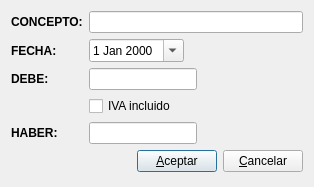
<ui version="4.0" >
 <class>editapaseconci</class>
 <widget class="QDialog" name="editapaseconci" >
  <property name="geometry" >
   <rect>
    <x>0</x>
    <y>0</y>
    <width>314</width>
    <height>187</height>
   </rect>
  </property>
  <property name="windowTitle" >
   <string>Editar pase cuenta</string>
  </property>
  <layout class="QGridLayout" name="gridLayout" >
   <item row="0" column="0" >
    <widget class="QLabel" name="label_2" >
     <property name="font" >
      <font>
       <weight>75</weight>
       <bold>true</bold>
      </font>
     </property>
     <property name="text" >
      <string>CONCEPTO:</string>
     </property>
    </widget>
   </item>
   <item row="0" column="1" >
    <widget class="QLineEdit" name="descripcionlineEdit" >
     <property name="sizePolicy" >
      <sizepolicy vsizetype="Maximum" hsizetype="Expanding" >
       <horstretch>0</horstretch>
       <verstretch>0</verstretch>
      </sizepolicy>
     </property>
     <property name="readOnly" >
      <bool>true</bool>
     </property>
    </widget>
   </item>
   <item row="1" column="0" >
    <widget class="QLabel" name="label" >
     <property name="font" >
      <font>
       <weight>75</weight>
       <bold>true</bold>
      </font>
     </property>
     <property name="text" >
      <string>FECHA:</string>
     </property>
    </widget>
   </item>
   <item row="1" column="1" >
    <widget class="QDateEdit" name="fechadateEdit" >
     <property name="sizePolicy" >
      <sizepolicy vsizetype="Maximum" hsizetype="Maximum" >
       <horstretch>0</horstretch>
       <verstretch>0</verstretch>
      </sizepolicy>
     </property>
     <property name="calendarPopup" >
      <bool>true</bool>
     </property>
     <property name="currentSectionIndex" >
      <number>0</number>
     </property>
    </widget>
   </item>
   <item row="2" column="0" >
    <widget class="QLabel" name="label_3" >
     <property name="font" >
      <font>
       <weight>75</weight>
       <bold>true</bold>
      </font>
     </property>
     <property name="text" >
      <string>DEBE:</string>
     </property>
    </widget>
   </item>
   <item row="2" column="1" >
    <widget class="QLineEdit" name="debelineEdit" >
     <property name="sizePolicy" >
      <sizepolicy vsizetype="Maximum" hsizetype="Maximum" >
       <horstretch>0</horstretch>
       <verstretch>0</verstretch>
      </sizepolicy>
     </property>
    </widget>
   </item>
   <item row="3" column="1" >
    <widget class="QCheckBox" name="ivaCheck" >
     <property name="sizePolicy" >
      <sizepolicy vsizetype="Fixed" hsizetype="Minimum" >
       <horstretch>0</horstretch>
       <verstretch>0</verstretch>
      </sizepolicy>
     </property>
     <property name="text" >
      <string>IVA incluido</string>
     </property>
    </widget>
   </item>
   <item row="4" column="0" >
    <widget class="QLabel" name="label_4" >
     <property name="font" >
      <font>
       <weight>75</weight>
       <bold>true</bold>
      </font>
     </property>
     <property name="text" >
      <string>HABER:</string>
     </property>
    </widget>
   </item>
   <item row="4" column="1" >
    <widget class="QLineEdit" name="haberlineEdit" >
     <property name="sizePolicy" >
      <sizepolicy vsizetype="Maximum" hsizetype="Maximum" >
       <horstretch>0</horstretch>
       <verstretch>0</verstretch>
      </sizepolicy>
     </property>
    </widget>
   </item>
   <item row="5" column="1" >
    <layout class="QHBoxLayout" name="horizontalLayout" >
     <item>
      <spacer name="horizontalSpacer" >
       <property name="orientation" >
        <enum>Qt::Horizontal</enum>
       </property>
       <property name="sizeHint" stdset="0" >
        <size>
         <width>40</width>
         <height>20</height>
        </size>
       </property>
      </spacer>
     </item>
     <item>
      <widget class="QPushButton" name="aceptarpushButton" >
       <property name="text" >
        <string>&amp;Aceptar</string>
       </property>
       <property name="icon" >
        <iconset resource="libroK.qrc" >
         <normaloff>:/images/librok-42.png</normaloff>:/images/librok-42.png</iconset>
       </property>
       <property name="default" >
        <bool>true</bool>
       </property>
      </widget>
     </item>
     <item>
      <widget class="QPushButton" name="cancelarpushButton" >
       <property name="text" >
        <string>&amp;Cancelar</string>
       </property>
       <property name="icon" >
        <iconset resource="libroK.qrc" >
         <normaloff>:/images/librok-7.png</normaloff>:/images/librok-7.png</iconset>
       </property>
      </widget>
     </item>
    </layout>
   </item>
  </layout>
 </widget>
 <resources>
  <include location="libroK.qrc" />
 </resources>
 <connections>
  <connection>
   <sender>cancelarpushButton</sender>
   <signal>clicked()</signal>
   <receiver>editapaseconci</receiver>
   <slot>reject()</slot>
   <hints>
    <hint type="sourcelabel" >
     <x>343</x>
     <y>193</y>
    </hint>
    <hint type="destinationlabel" >
     <x>384</x>
     <y>129</y>
    </hint>
   </hints>
  </connection>
 </connections>
</ui>
